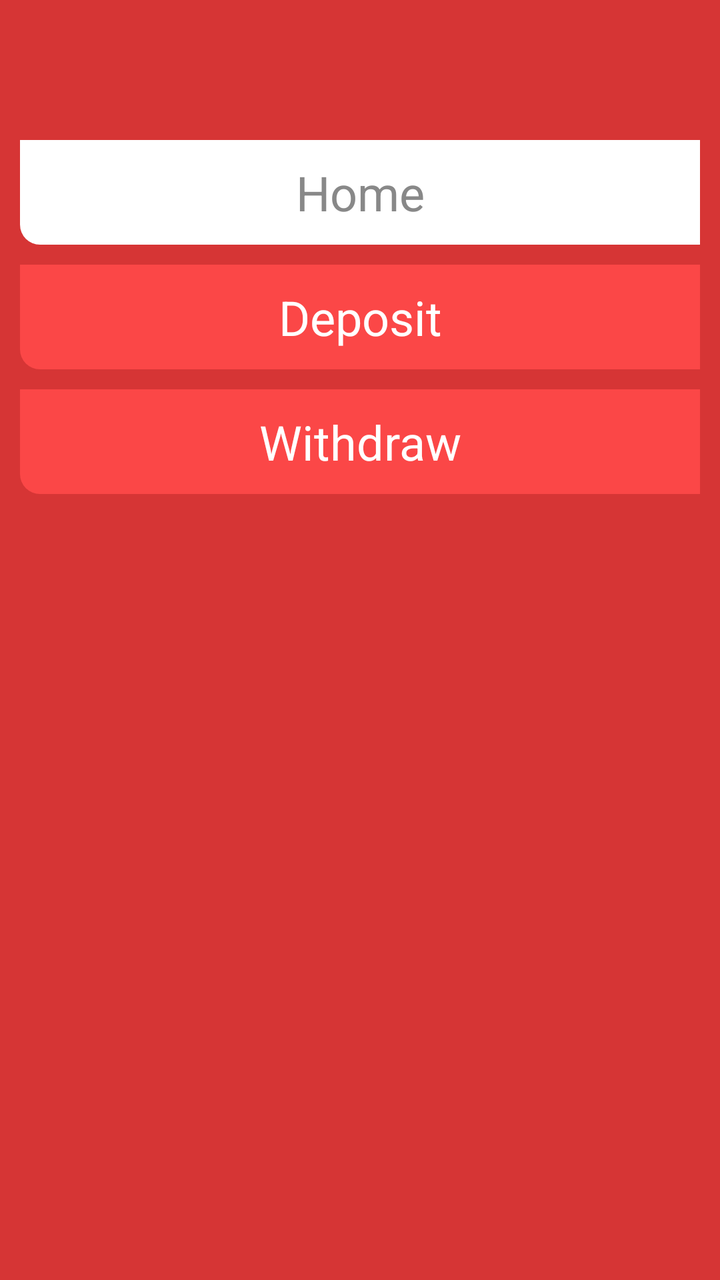
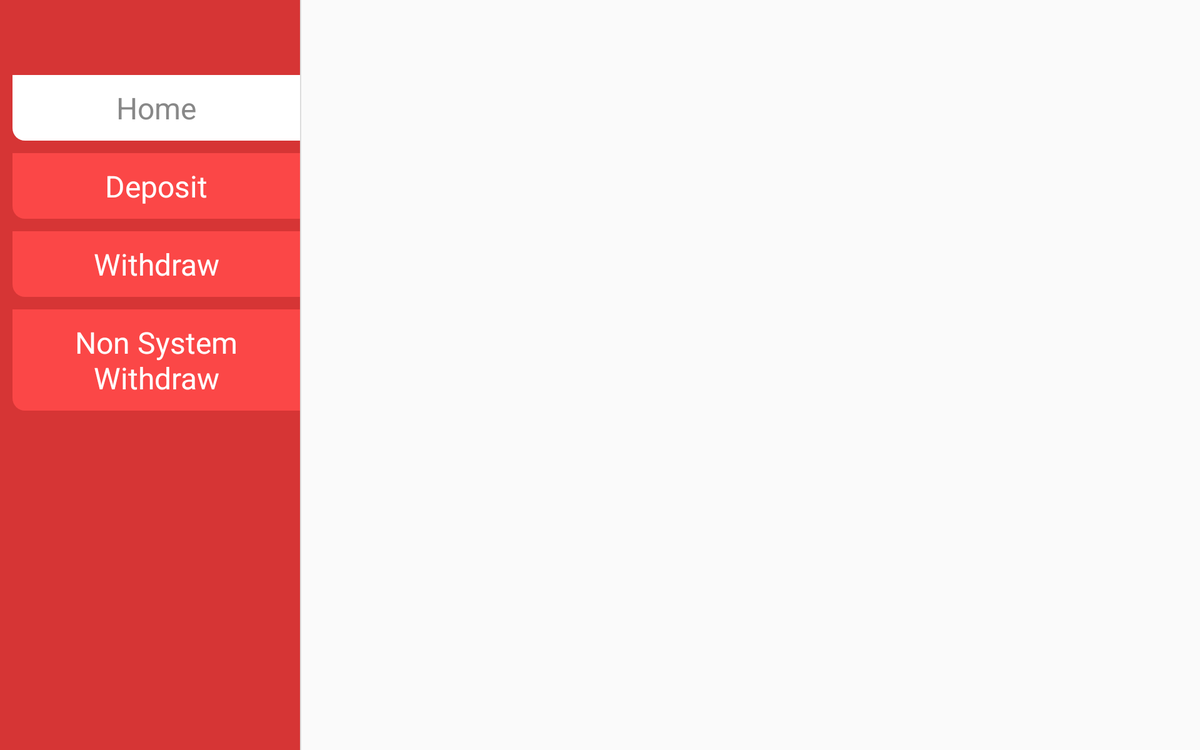

An Android layout and its configuration variant, each rendered on a device that would load it. The default file and the variant file are quoted in full after the pictures.
<!-- AndroidManifest.xml: application theme AppTheme -->
<!-- res/layout/agent_option_list.xml -->
<?xml version="1.0" encoding="utf-8"?>
<LinearLayout xmlns:android="http://schemas.android.com/apk/res/android"
    xmlns:tools="http://schemas.android.com/tools"
    android:id="@+id/kyc_item_list"
    android:layout_width="match_parent"
    android:layout_height="match_parent"
    android:background="@color/colorPrimaryDark"
    android:orientation="vertical"
    android:padding="@dimen/padding_10"
    tools:context="com.telvo.telvoterminaladmin.agent.AgentMainActivity">

    <TextView
        android:id="@+id/text_view_agent_master_item_home"
        android:layout_width="match_parent"
        android:layout_height="wrap_content"
        android:layout_marginTop="60dp"
        android:background="@drawable/bg_white_master_item"
        android:clickable="true"
        android:focusable="true"
        android:foreground="?attr/selectableItemBackground"
        android:gravity="center"
        android:padding="@dimen/padding_10"
        android:text="@string/home"
        android:textColor="@color/colorText"
        android:textSize="@dimen/text_24" />

    <TextView
        android:id="@+id/text_view_agent_master_item_deposit"
        android:layout_width="match_parent"
        android:layout_height="wrap_content"
        android:layout_marginTop="@dimen/margin_10"
        android:background="@drawable/bg_red_master_item"
        android:clickable="true"
        android:focusable="true"
        android:foreground="?attr/selectableItemBackground"
        android:gravity="center"
        android:padding="@dimen/padding_10"
        android:text="@string/deposit"
        android:textColor="@color/colorWhite"
        android:textSize="@dimen/text_24" />

    <TextView
        android:id="@+id/text_view_agent_master_item_withdraw"
        android:layout_width="match_parent"
        android:layout_height="wrap_content"
        android:layout_marginTop="@dimen/margin_10"
        android:background="@drawable/bg_red_master_item"
        android:clickable="true"
        android:focusable="true"
        android:foreground="?attr/selectableItemBackground"
        android:gravity="center"
        android:padding="@dimen/padding_10"
        android:text="@string/withdraw"
        android:textColor="@color/colorWhite"
        android:textSize="@dimen/text_24" />

</LinearLayout>
<!-- resources referenced by this layout -->
<resources>
  <color name="colorPrimaryDark">#D63535</color>
  <color name="colorText">#888888</color>
  <color name="colorWhite">@android:color/white</color>
  <dimen name="margin_10">10dp</dimen>
  <dimen name="padding_10">10dp</dimen>
  <dimen name="text_24">24sp</dimen>
  <!-- drawable bg_red_master_item (drawable) -->
  <?xml version="1.0" encoding="utf-8"?>
  <shape xmlns:android="http://schemas.android.com/apk/res/android"
      android:shape="rectangle">
      <gradient
          android:angle="315"
          android:centerColor="@color/colorPrimary"
          android:endColor="@color/colorPrimary"
          android:startColor="@color/colorPrimary"
          android:type="linear" />
      <corners android:topLeftRadius="0dp"
          android:bottomLeftRadius="10dp"/>
  </shape>
  <!-- drawable bg_white_master_item (drawable) -->
  <?xml version="1.0" encoding="utf-8"?>
  <shape xmlns:android="http://schemas.android.com/apk/res/android"
      android:shape="rectangle">
      <gradient
          android:angle="315"
          android:centerColor="@android:color/white"
          android:endColor="@android:color/white"
          android:startColor="@android:color/white"
          android:type="linear" />
      <corners
          android:topLeftRadius="0dp"
          android:bottomLeftRadius="10dp"/>
  </shape>
  <string name="deposit">Deposit</string>
  <string name="home">Home</string>
  <string name="withdraw">Withdraw</string>
  <style name="AppTheme" parent="Theme.AppCompat.Light.NoActionBar">
          
          <item name="colorPrimary">@color/colorPrimary</item>
          <item name="colorPrimaryDark">@color/colorPrimaryDark</item>
          <item name="colorAccent">@color/colorAccent</item>
      </style>
  <color name="colorPrimary">#FB4747</color>
  <color name="colorAccent">#D63535</color>
</resources>
<!-- res/layout-w900dp/agent_option_list.xml (the repository's variant of the layout above) -->
<!-- drawn on a 7-inch tablet turned sideways -->
<LinearLayout xmlns:android="http://schemas.android.com/apk/res/android"
    xmlns:app="http://schemas.android.com/apk/res-auto"
    xmlns:tools="http://schemas.android.com/tools"
    android:layout_width="match_parent"
    android:layout_height="match_parent"
    android:baselineAligned="false"
    android:divider="?android:attr/dividerHorizontal"
    android:orientation="horizontal"
    android:showDividers="middle"
    tools:context="com.telvo.telvoterminaladmin.agent.AgentMainActivity">

    

    <LinearLayout
        android:id="@+id/agent_item_list"
        android:layout_width="@dimen/item_width"
        android:layout_height="match_parent"
        android:orientation="vertical"
        android:paddingLeft="@dimen/padding_10"
        android:background="@color/colorPrimaryDark">

        <TextView
            android:id="@+id/text_view_agent_master_item_home"
            android:background="@drawable/bg_white_master_item"
            android:foreground="?attr/selectableItemBackground"
            android:clickable="true"
            android:padding="@dimen/padding_10"
            android:layout_marginTop="60dp"
            android:text="@string/home"
            android:textSize="@dimen/text_24"
            android:textColor="@color/colorText"
            android:gravity="center"
            android:layout_width="match_parent"
            android:layout_height="wrap_content" />

        <TextView
            android:id="@+id/text_view_agent_master_item_deposit"
            android:background="@drawable/bg_red_master_item"
            android:foreground="?attr/selectableItemBackground"
            android:clickable="true"
            android:padding="@dimen/padding_10"
            android:layout_marginTop="@dimen/margin_10"
            android:text="@string/deposit"
            android:textSize="@dimen/text_24"
            android:textColor="@color/colorWhite"
            android:gravity="center"
            android:layout_width="match_parent"
            android:layout_height="wrap_content" />

        <TextView
            android:id="@+id/text_view_agent_master_item_withdraw"
            android:background="@drawable/bg_red_master_item"
            android:foreground="?attr/selectableItemBackground"
            android:clickable="true"
            android:padding="@dimen/padding_10"
            android:layout_marginTop="@dimen/margin_10"
            android:text="@string/withdraw"
            android:textSize="@dimen/text_24"
            android:textColor="@color/colorWhite"
            android:gravity="center"
            android:layout_width="match_parent"
            android:layout_height="wrap_content" />

        <TextView
            android:id="@+id/text_view_agent_master_item_non_sys_withdraw"
            android:background="@drawable/bg_red_master_item"
            android:foreground="?attr/selectableItemBackground"
            android:clickable="true"
            android:padding="@dimen/padding_10"
            android:layout_marginTop="@dimen/margin_10"
            android:text="@string/non_system_withdraw"
            android:textSize="@dimen/text_24"
            android:textColor="@color/colorWhite"
            android:gravity="center"
            android:layout_width="match_parent"
            android:layout_height="wrap_content" />
    </LinearLayout>

    <FrameLayout
        android:id="@+id/agent_detail_container"
        android:layout_width="0dp"
        android:layout_height="match_parent"
        android:layout_weight="3" />
</LinearLayout>
<!-- resources referenced by the variant -->
<!-- as a 7-inch tablet turned sideways resolves them -->
<resources>
  <color name="colorPrimaryDark">#D63535</color>
  <color name="colorText">#888888</color>
  <color name="colorWhite">@android:color/white</color>
  <dimen name="item_width">240dp</dimen>
  <dimen name="margin_10">10dp</dimen>
  <dimen name="padding_10">10dp</dimen>
  <dimen name="text_24">24sp</dimen>
  <!-- drawable bg_red_master_item (drawable) -->
  <?xml version="1.0" encoding="utf-8"?>
  <shape xmlns:android="http://schemas.android.com/apk/res/android"
      android:shape="rectangle">
      <gradient
          android:angle="315"
          android:centerColor="@color/colorPrimary"
          android:endColor="@color/colorPrimary"
          android:startColor="@color/colorPrimary"
          android:type="linear" />
      <corners android:topLeftRadius="0dp"
          android:bottomLeftRadius="10dp"/>
  </shape>
  <!-- drawable bg_white_master_item (drawable) -->
  <?xml version="1.0" encoding="utf-8"?>
  <shape xmlns:android="http://schemas.android.com/apk/res/android"
      android:shape="rectangle">
      <gradient
          android:angle="315"
          android:centerColor="@android:color/white"
          android:endColor="@android:color/white"
          android:startColor="@android:color/white"
          android:type="linear" />
      <corners
          android:topLeftRadius="0dp"
          android:bottomLeftRadius="10dp"/>
  </shape>
  <string name="deposit">Deposit</string>
  <string name="home">Home</string>
  <string name="non_system_withdraw">Non System Withdraw</string>
  <string name="withdraw">Withdraw</string>
  <style name="AppTheme" parent="Theme.AppCompat.Light.NoActionBar">
          
          <item name="colorPrimary">@color/colorPrimary</item>
          <item name="colorPrimaryDark">@color/colorPrimaryDark</item>
          <item name="colorAccent">@color/colorAccent</item>
      </style>
  <color name="colorPrimary">#FB4747</color>
  <color name="colorAccent">#D63535</color>
</resources>
